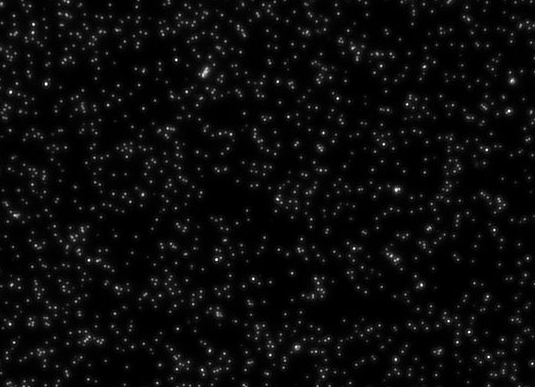
#> input picture 200nm Au NP 20x 0.50 NA collecting obj - 2.2 Cropped; larger.tif, 535 x 387 px, found by its file name
$ python 'Interparticle Distance Calculation; Delaunay Tessellation; Github.py'
#> lines starting #> are read from the running program, lines starting #| are printed output that depends on the picture
# -*- coding: utf-8 -*-
"""
Created on Sun Feb 21 16:07:23 2021

@author: Peter
"""

#Import Packages
import cv2
from skimage.color import rgb2gray
from skimage.feature import blob_log
import numpy as np
import matplotlib.pyplot as plt
import seaborn as sns
from math import sqrt
from math import hypot
import scipy.spatial
import warnings
import matplotlib as mpl
mpl.rcParams['figure.dpi'] = 600 #Changes DPI of in-line figures.


file_extension = "C:/Users/Peter/Desktop/Robin's Images/"
filename_load = '200nm Au NP 20x 0.50 NA collecting obj - 2.2 Cropped; larger.tif'
filepath = file_extension + filename_load

image = cv2.imread(filepath, 0) #Defined for later use. The '(,0)' makes the image grayscale.
#> image is the input picture: shape (387, 535); min 0, max 255, mean 10.4


def plot_original_image(filepath):
    """Plot full-color version of original image"""
    plt.imshow(cv2.imread(filepath))
    plt.title("Original Image")

    plt.show()


#Plot input image with original colors
plot_original_image(filepath)


def extract_LOG_coordinates(image):
    """Extracts Coordinates of Nanoparticle Centers."""

    with warnings.catch_warnings(): #Ignore warnings given by 'blob_log'
        warnings.simplefilter("ignore")

        image_gray = rgb2gray(image)

        laplace_coords = blob_log(image_gray, min_sigma = 1, max_sigma=50, num_sigma=50, threshold=0.06, overlap = 0.1)
#> laplace_coords = 1256 rows, first 8: [259, 216, 1], [24, 33, 1], [98, 337, 1], [278, 253, 1], [92, 10, 1], [59, 176, 1], [144, 383, 1], [248, 354, 1]
        laplace_coords[:, 2] = laplace_coords[:, 2] * sqrt(2) # Compute radii in the 3rd column.


    return laplace_coords


# Extract Coordinates from where NP's are.
laplace_coords = extract_LOG_coordinates(image)
#> laplace_coords = 1256 rows, first 8: [259, 216, 1.41], [24, 33, 1.41], [98, 337, 1.41], [278, 253, 1.41], [92, 10, 1.41], [59, 176, 1.41], [144, 383, 1.41], [248, 354, 1.41]


def plot_overlaid_coordinates(image, laplace_coords):
    """Plots Original Image vs. Original Image with overlaid locations of nanoparticles, identified by laplace_coords."""

    #Plot Subplots
    fig, (ax1, ax2) = plt.subplots(1, 2, figsize=(8, 3), sharex=True, sharey=True)

    ax1.imshow(image)
    ax2.imshow(image)

    ax1.set_title("Original")
    ax2.set_title("Points ID'd by Laplacian of Gaussian")

    for blob in laplace_coords:
        y, x, r = blob
        c = plt.Circle((x, y), r, color="yellow", linewidth=1, fill=False)
        ax2.add_patch(c)
#> this loop made 1256 passes

    plt.tight_layout()
    plt.show()
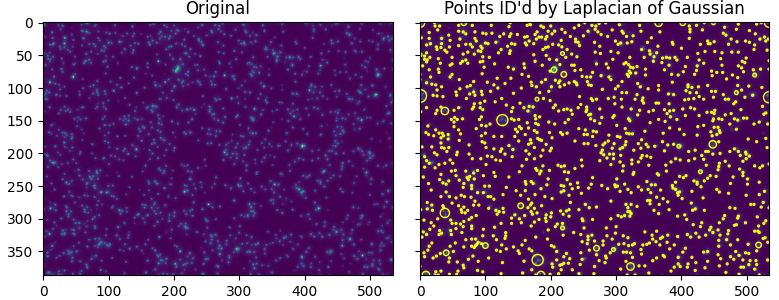
#> figure drawn by matplotlib, 2 panels


# Visualize Coords overlaid on image.
plot_overlaid_coordinates(image, laplace_coords) #Plot All Identified Coordinates


def plot_connected_delaunay(laplace_coords):
    """Plots Delaunay Tessellation of all laplace_coords. """
    dela = scipy.spatial.Delaunay
    points = np.array(column(laplace_coords, [0 , 1])) #note np.array object is used for plt.triplot()
#> points = 1256 pairs, first value 0 to 386, second value 0 to 534
    triang = dela(points) #


    #Plot Tessellation.
    plt.triplot(points[:,0], points[:,1], triang.simplices, lw = 0.5, alpha = 0.6)
    plt.plot(points[:,0], points[:,1], 'o', markersize = 0.5)

    plt.title("Delaunay Tessellation on All Points", fontsize = 11)

    plt.show()
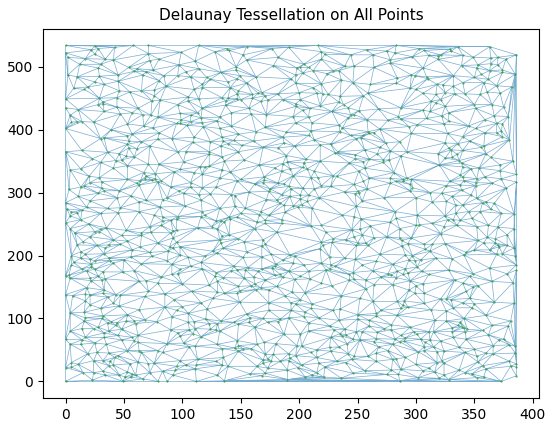
#> figure drawn by matplotlib, 1 panel


def column(matrix, i): #select i columns of array.
    """Select ith column of np.array object"""
    return [row[i] for row in matrix]


# Visualize Delaunay Tessellation at all laplace_coords.
plot_connected_delaunay(laplace_coords)


def find_neighbors(pindex, triang): #pindex = point index.
    """Finds direct neighbors of Delaunay Tessellation.
    pindex: int : point index of 'laplace_coords', for which neighbors are found relative to.
    triang: Delaunay object containing info on which points are vertices of connecting triangles
    """
    neighbors = []
    for simplex in triang.vertices:
        if pindex in simplex:
            neighbors.extend([simplex[i] for i in range(len(simplex)) if simplex[i] != pindex])
            '''
            this is a one liner for if a simplex contains the point we`re interested in,
            extend the neighbors list by appending all the *other* point indices in the simplex
            '''
    #now we just have to strip out all the dulicate indices and return the neighbors list:
    return list(set(neighbors))


def plot_direct_neighbors(image, laplace_coords, plot_examples = 6):
    """Plots Original Image with overlaid central NP's (red) and direct neighbors (yellow).
        Intended to show effectiveness of identifying direct neighbors with Delaunay tessellation.
        """
#> called with laplace_coords = array of shape (1256, 3), plot_examples = 6

    #Re-instantiate Delaunay Tessellation
    dela = scipy.spatial.Delaunay
    triang = dela(column(laplace_coords, [0 , 1])) #select only x,y columns.


    #Plot Delaunay neighbor examples:
    #Select the # of examples to plot defined with 'plot_examples'
    indexes = list(range(int(0.25 * len(laplace_coords)), int(0.75 * len(laplace_coords)), int(0.5 * len(laplace_coords)) // (plot_examples-1)))
#> indexes = [314, 439, 564, 689, 814, 939]

    for index in indexes: #else, cycle through range(len(laplace_coords)) to plot all neighbors.

        center = laplace_coords[index]
        neighbors = laplace_coords[find_neighbors(index, triang)]

        #Plot center in red, and direct neighbors in yellow.
        fig, (ax1, ax2) = plt.subplots(1, 2, figsize=(6, 3), sharex=True, sharey=True)

        ax1.imshow(image)
        ax2.imshow(image)

        ax1.set_title("Neighbors Overlaid on LOG", fontsize = 10)
        ax2.set_title("Neighbors Overlaid on Grayscale", fontsize = 10)

        ax1.tick_params(axis='both', labelsize= 8)
        ax2.tick_params(axis='both', labelsize= 8)

        #Left Plot (ax1)

        #Plot all non-neighbors in faint yellow color. (Left Plot)
        laplace_no_neighbor = np.delete(laplace_coords, find_neighbors(index, triang), 0)
        for blob in laplace_no_neighbor: #plot all circles
            y, x, r = blob
            c = plt.Circle((x, y), r, color="yellow", linewidth=1, fill=False, alpha = 0.3)
            ax1.add_patch(c)

        #Plot neighbors in strong yellow color. (Left Plot)
        for blob in neighbors:
            y, x, r = blob
            c = plt.Circle((x, y), r, color="yellow", linewidth=1, fill=False)
            ax1.add_patch(c)

        #Plot central point in red. (left Plot)
        y2, x2, r2 = center
        c2 = plt.Circle((x2, y2), r2, color="red", linewidth=1, fill=False)
        ax1.add_patch(c2)


        #Right Plot (ax2)

        #Plot central point in red. (Right Plot)
        y2, x2, r2 = center
        c2 = plt.Circle((x2, y2), r2, color="red", linewidth=1, fill=False)
        ax2.add_patch(c2)

        #Plot direct neighbors in yellow (Right Plot)
        for blob in neighbors:
            y, x, r = blob
            c = plt.Circle((x, y), r, color="yellow", linewidth=1, fill=False)
            ax2.add_patch(c)


        plt.tight_layout()
        plt.show()
#> this loop made 1 pass
#> (index, center) on pass 1: (314, [267, 78, 1.41])


# Visualize Examples of identified neighbors
#> (the run stopped early here; a loop or call above may not have finished)
